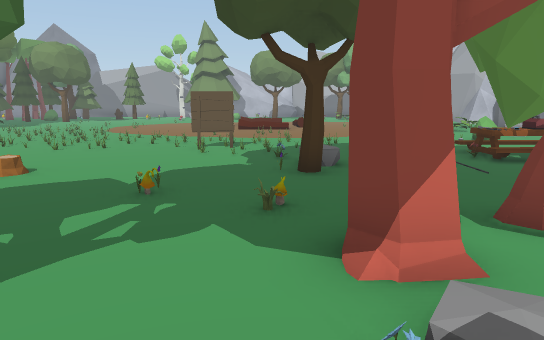
[1] (above)

24 first-person views from a walk through a scene from a Unity 3-D project. The camera is 1.3 m above the floor, tilts 10° down and sees 70° across. The floor is counted in squares, 1 m on a side. Each view is taken from the middle of a square. On the plan, view 1 faces up. The plan holds only what a view shows up to about 16 squares ahead; the rest is blank. The place goes on beyond the plan. Some animated figures are not drawn. Some surface patterns are stand-ins.

[2]
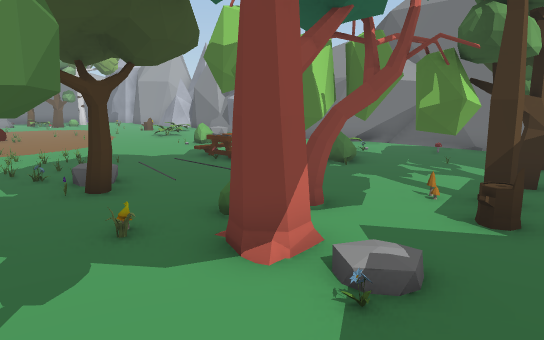

[3]
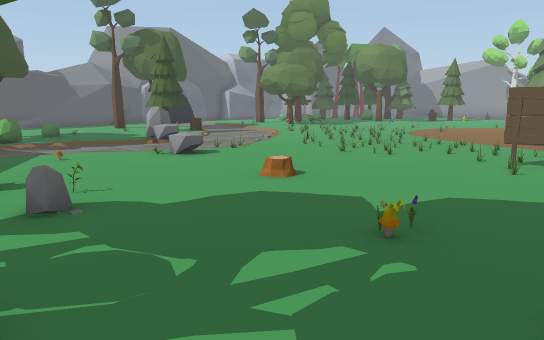

[4]
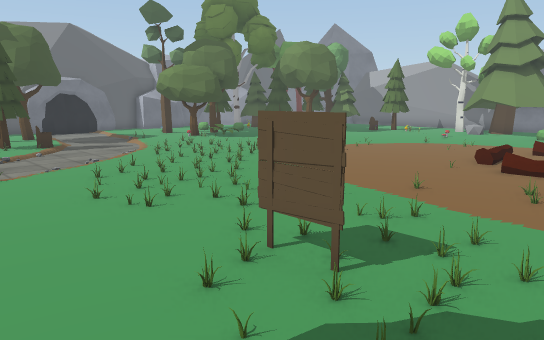

[5]
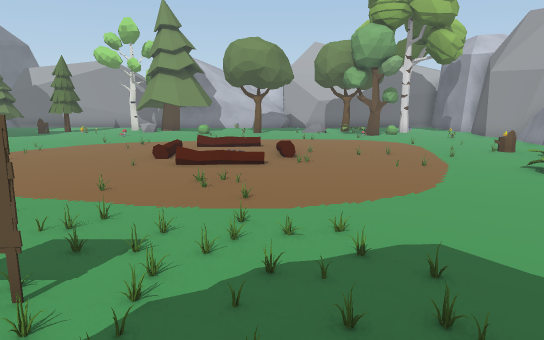

[6]
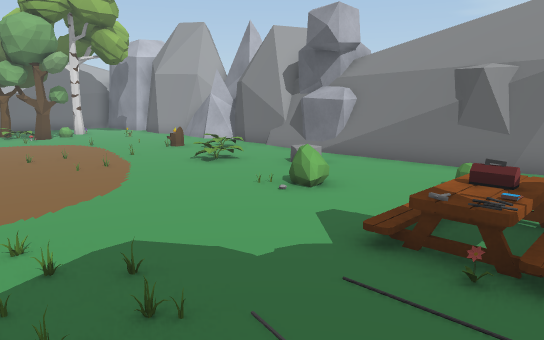

[7]
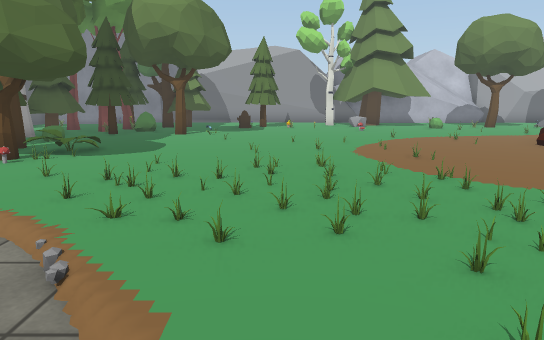

[8]
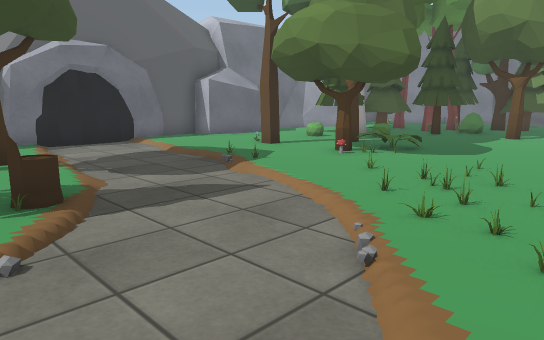

[9]
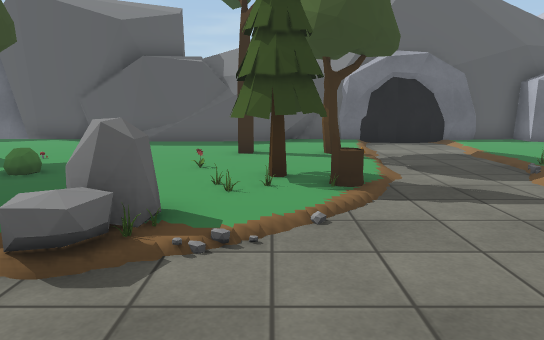

[10]
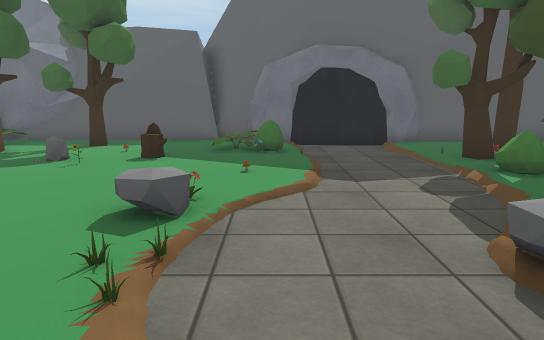

[11]
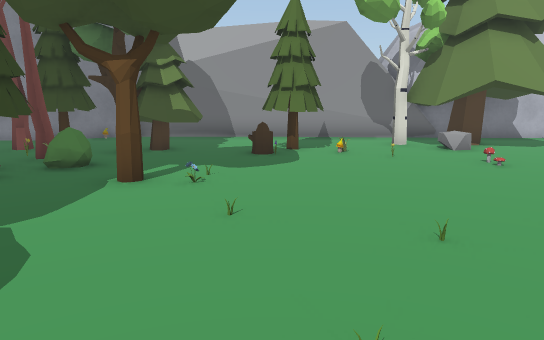

[12]
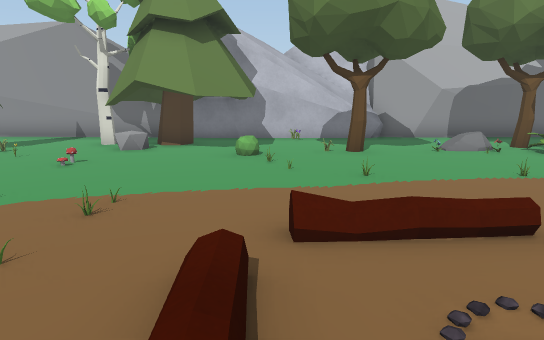

[13]
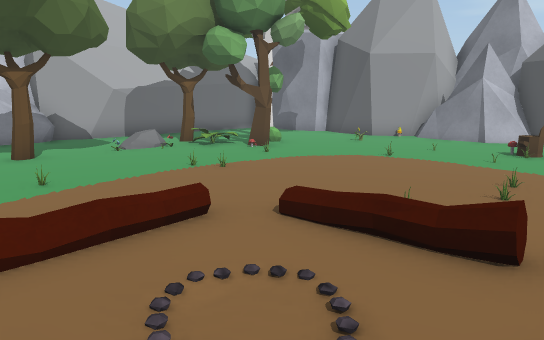

[14]
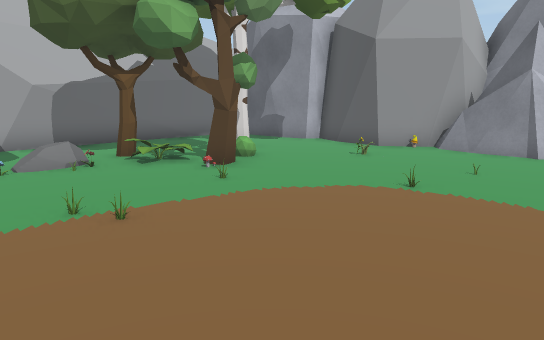

[15]
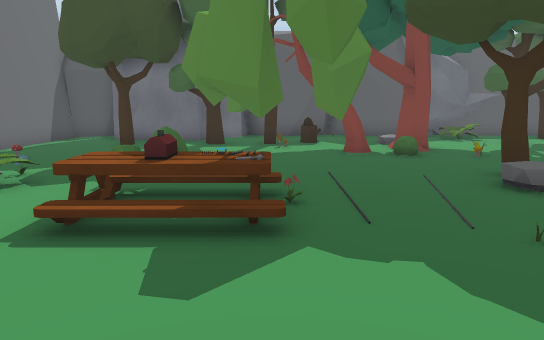

[16]
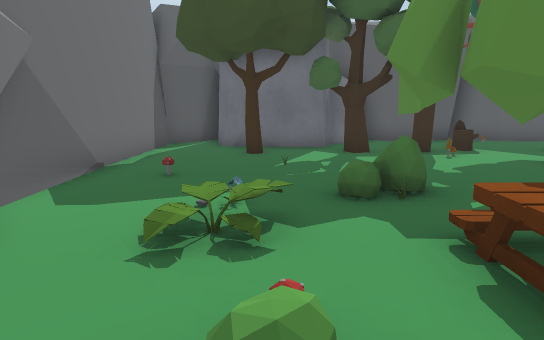

[17]
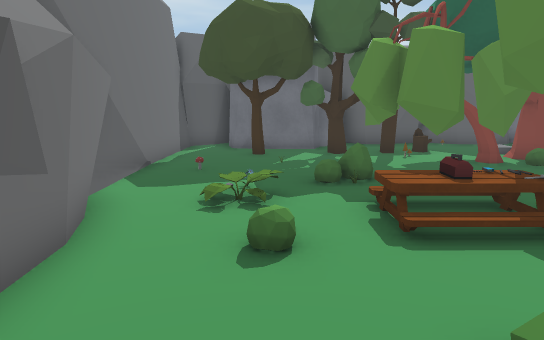

[18]
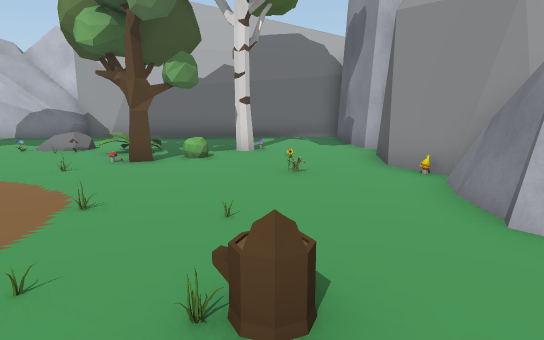

[19]
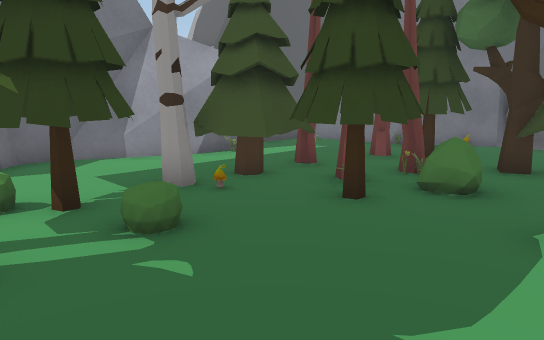

[20]
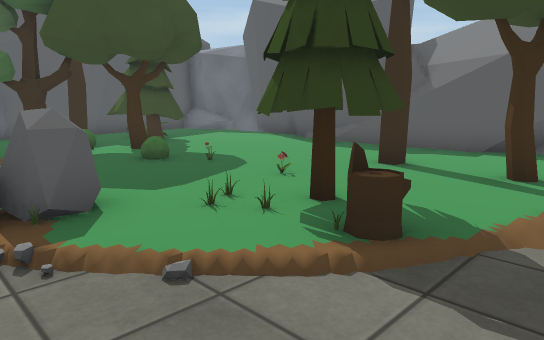

[21]
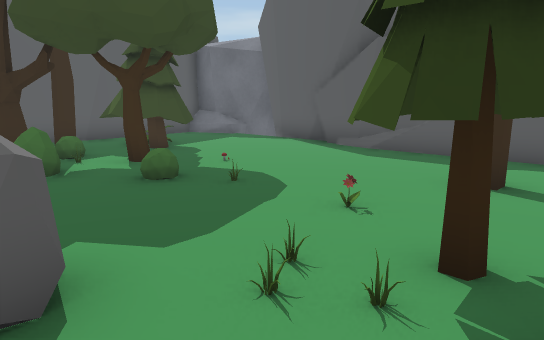

[22]
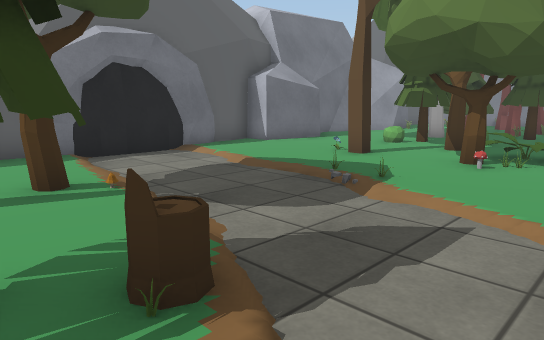

[23]
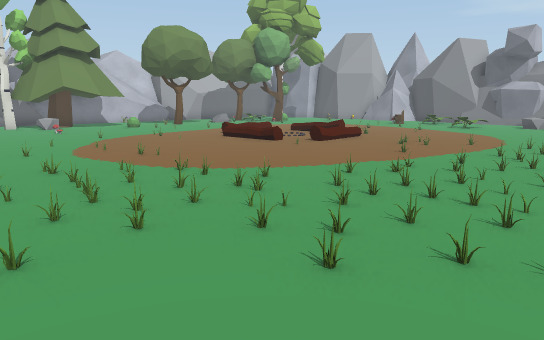

[24]
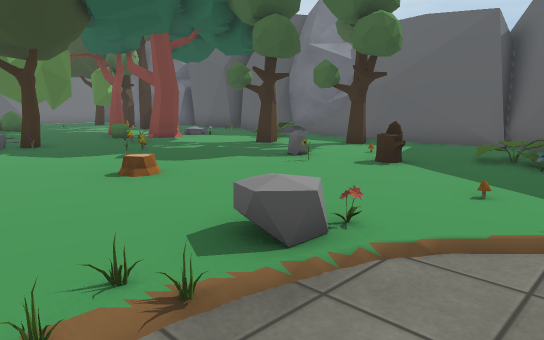

### Floor plan
Key: @ floor where view 1 was taken; # wall or solid block; . main floor; : floor 0.25 m higher than the main floor; + floor 0.5 m higher than the main floor; / step, stairs or slope; = window, fence, low wall or low ledge; ^ raised ledge; B bush; F flower; T tree; M mushroom; S stump; R rock; O other object.
Columns run from 25 left of view 1 to 14 right of it. Each row starts with its distance up from view 1.
 35                           #
 34              #            ^##    #####
 33     ######################^^######...R
 32   #####...........TT .T..............R
 31    #....T..T......T.T.T..............R
 30     ..O TTTTT.TT..TT..T.....:.T..TO..RRR
 29     ...OTTTTT.STOO.TTTT.TO.OOO//.T...RR
 28     #.... .............O.......TT....RR
 27    ##..TO.B........O...O.......O.....RR
 26   ##..TTTTT..O...........O........O..OR
 25   ##..TMTTT.TO.......................###
 24   #....T...........O.O..........O....##
 23   #...TTT.....O.OO...O...:.......O...##
 22   ##..TT.............O..../.....O.O..##
 21    #....T.....O.O.O......./......OS..
 20   ##......TO...O........../..........RR
 19   #...OT.TO.......O........O.........#
 18   RR.........O.OOO...........O.......#
 17   RR....OO.OOOOOOOO..............O...#
 16   #.....//..OOOOOOO.....OO...........#
 15   #..........OOOOOO.O..O..O.......//.#
 14   #........../.OOOOOOOO........OO....#
 13   #...TO..O.....OOOOOOOOOOOO....B....#
 12   ##..T..TS..../.OOOOO.OOOOOO........R
 11    #....TTT......OOOO.OOOOOOO........R
 10    #..T.FTO.R...O..O...OOOO...O...M..R
  9    #.......RRR..O.......OO....FOO....#
  8    #....................../..........##
  7    #....O.......F...O.....T...T#B.O...#
  6    #...O....................TTT#B.....#
  5 RRRR....T.B....O.......MOM..TT TT...O.#
  4   R....TTO.........O........TT.T..O...#
  3   R...TTT+OT......S.......T..TOT......#
  2  RR... TTT.....O...O..TT/.F...TTTTTT.##
  1  ##... O.......B....TT.//....S...RTT.##
  0   #... .............TT.//@......RR RR##
 -1   ###############.=###RRR RORRRRR   RRR
 -2   ##            #####RR#RR RR RRR   RRR
 -3                  #    R  R R    R

Where each view was taken, in squares from view 1:
view 1: 0 up, 0 right, facing up
view 2: 0 up, 2 left, facing up-right
view 3: 2 up, 0 right, facing up-left
view 4: 8 up, 1 right, facing up-left
view 5: 8 up, 1 right, facing up
view 6: 8 up, 1 right, facing up-right
view 7: 11 up, 10 left, facing up
view 8: 11 up, 10 left, facing up-left
view 9: 11 up, 9 left, facing left
view 10: 12 up, 10 left, facing down
view 11: 19 up, 11 left, facing up
view 12: 19 up, 2 left, facing up
view 13: 19 up, 2 left, facing up-right
view 14: 21 up, 1 right, facing up-right
view 15: 14 up, 5 right, facing down
view 16: 12 up, 9 right, facing down
view 17: 15 up, 9 right, facing down
view 18: 19 up, 9 right, facing up
view 19: 21 up, 13 left, facing up-left
view 20: 14 up, 12 left, facing down-left
view 21: 12 up, 13 left, facing down-left
view 22: 11 up, 13 left, facing up-left
view 23: 11 up, 11 left, facing up-right
view 24: 10 up, 11 left, facing down-right
